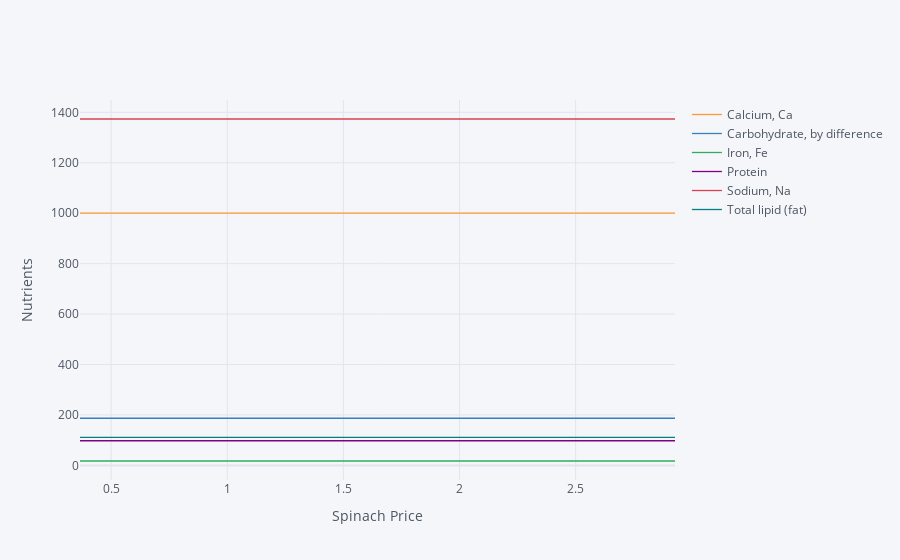

The notebook cell this image was saved under:
### Markdown cell above
The code below creates a graph which uses the food price changes
  described above, but maps into nutrients.

### Code cell
# Matrix product maps quantities of food into quantities of nutrients
NutrientResponse = Diet_response@FoodNutrients.T

# Drop columns of missing nutrients
NutrientResponse = NutrientResponse.loc[:,NutrientResponse.count()>0]
NutrientResponse.iplot(xTitle='%s Price' % ReferenceGood,yTitle='Nutrients')

### Figure 1 — Plotly figure (JSON) as saved in the notebook; plotly's stock layout.template omitted (floating-point values rounded to 4 significant figures)
{"data": [{"line": {"color": "rgba(255, 153, 51, 1.0)", "dash": "solid", "shape": "linear", "width": 1.3}, "mode": "lines", "name": "Calcium, Ca", "text": "", "type": "scatter", "x": [0.366, 0.549, 0.6587, 0.7319, 0.8051, 0.8783, 0.9515, 1.025, 1.098, 1.464, 2.928], "y": [1000.0, 1000.0, 1000.0, 1000.0, 1000.0, 1000.0, 1000.0, 1000.0, 1000.0, 1000.0, 1000.0]}, {"line": {"color": "rgba(55, 128, 191, 1.0)", "dash": "solid", "shape": "linear", "width": 1.3}, "mode": "lines", "name": "Carbohydrate, by difference", "text": "", "type": "scatter", "x": [0.366, 0.549, 0.6587, 0.7319, 0.8051, 0.8783, 0.9515, 1.025, 1.098, 1.464, 2.928], "y": [186.9, 186.9, 186.9, 186.9, 186.9, 186.9, 186.9, 186.9, 186.9, 186.9, 186.9]}, {"line": {"color": "rgba(50, 171, 96, 1.0)", "dash": "solid", "shape": "linear", "width": 1.3}, "mode": "lines", "name": "Iron, Fe", "text": "", "type": "scatter", "x": [0.366, 0.549, 0.6587, 0.7319, 0.8051, 0.8783, 0.9515, 1.025, 1.098, 1.464, 2.928], "y": [17.37, 17.37, 17.37, 17.37, 17.37, 17.37, 17.37, 17.37, 17.37, 17.37, 17.37]}, {"line": {"color": "rgba(128, 0, 128, 1.0)", "dash": "solid", "shape": "linear", "width": 1.3}, "mode": "lines", "name": "Protein", "text": "", "type": "scatter", "x": [0.366, 0.549, 0.6587, 0.7319, 0.8051, 0.8783, 0.9515, 1.025, 1.098, 1.464, 2.928], "y": [97.76, 97.76, 97.76, 97.76, 97.76, 97.76, 97.76, 97.76, 97.76, 97.76, 97.76]}, {"line": {"color": "rgba(219, 64, 82, 1.0)", "dash": "solid", "shape": "linear", "width": 1.3}, "mode": "lines", "name": "Sodium, Na", "text": "", "type": "scatter", "x": [0.366, 0.549, 0.6587, 0.7319, 0.8051, 0.8783, 0.9515, 1.025, 1.098, 1.464, 2.928], "y": [1374.0, 1374.0, 1374.0, 1374.0, 1374.0, 1374.0, 1374.0, 1374.0, 1374.0, 1374.0, 1374.0]}, {"line": {"color": "rgba(0, 128, 128, 1.0)", "dash": "solid", "shape": "linear", "width": 1.3}, "mode": "lines", "name": "Total lipid (fat)", "text": "", "type": "scatter", "x": [0.366, 0.549, 0.6587, 0.7319, 0.8051, 0.8783, 0.9515, 1.025, 1.098, 1.464, 2.928], "y": [110.8, 110.8, 110.8, 110.8, 110.8, 110.8, 110.8, 110.8, 110.8, 110.8, 110.8]}], "layout": {"autosize": true, "legend": {"bgcolor": "#F5F6F9", "font": {"color": "#4D5663"}}, "paper_bgcolor": "#F5F6F9", "plot_bgcolor": "#F5F6F9", "title": {"font": {"color": "#4D5663"}}, "xaxis": {"autorange": true, "gridcolor": "#E1E5ED", "range": [0.366, 2.928], "showgrid": true, "tickfont": {"color": "#4D5663"}, "title": {"font": {"color": "#4D5663"}, "text": "Spinach Price"}, "type": "linear", "zerolinecolor": "#E1E5ED"}, "yaxis": {"autorange": true, "gridcolor": "#E1E5ED", "range": [-57.98, 1449.0], "showgrid": true, "tickfont": {"color": "#4D5663"}, "title": {"font": {"color": "#4D5663"}, "text": "Nutrients"}, "type": "linear", "zerolinecolor": "#E1E5ED"}}}
